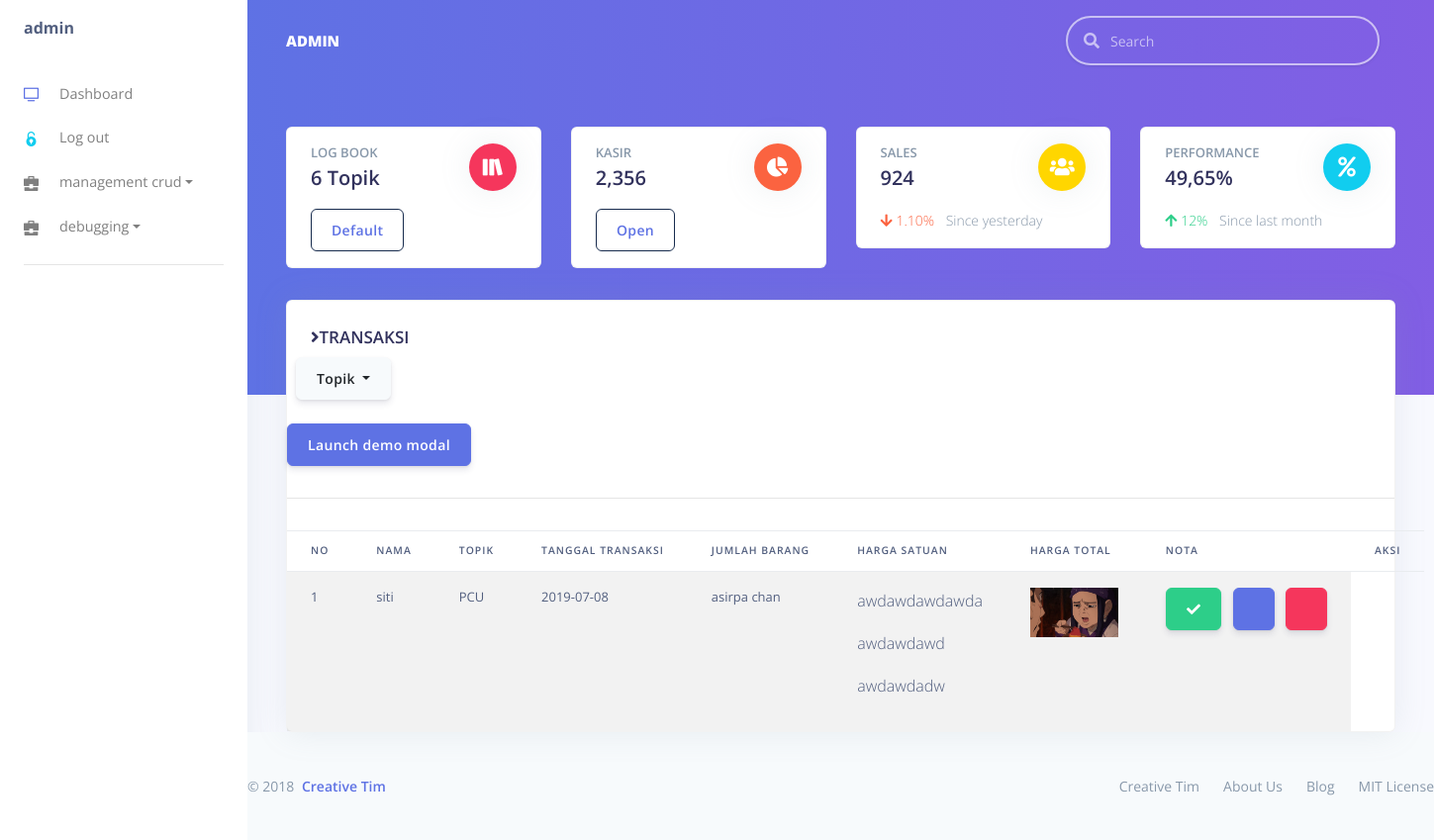
The page /pages/admin/index.php?p=pcu (signed in) on the database its author committed.
### tables this page shows
CREATE TABLE `konten` (
  `id` int(11) NOT NULL,
  `id_user` varchar(30) NOT NULL,
  `nama` varchar(100) NOT NULL,
  `topik` varchar(100) NOT NULL,
  `tanggal` date NOT NULL,
  `gambar` blob NOT NULL,
  `keterangan` varchar(100) NOT NULL,
  `deskripsi` varchar(255) NOT NULL,
  `nama_univ` varchar(50) NOT NULL,
  `periode` varchar(50) NOT NULL,
  `nama_jurusan` varchar(50) NOT NULL,
  `tanggal_periode` date NOT NULL,
  `username` varchar(50) NOT NULL
);

### pages/admin/pages/pcu.php (the view, shortened to what this page needs)
<section id="main-content">
      <section class="wrapper">
        <h3><i class="fa fa-angle-right"></i>TRANSAKSI</h3>
        <div class="row">
          <button class="btn btn-secondary dropdown-toggle" type="button" id="dropdownMenuButton" data-toggle="dropdown" aria-haspopup="true" aria-expanded="false">
    Topik
  </button>
</div>
        </div>
        <div class="row mt">
          <div class="col-md-12">
            <div class="content-panel">
              <table class="table table-striped table-advance table-hover">
                <form action="cetakmorfologi.php" method="post">
<button type="button" class="btn btn-primary" data-toggle="modal" data-target="#exampleModal">
  Launch demo modal
</button>
                <hr>
                <thead>
                  <tr>
                    <th>no</th>
                    <th>nama</th>
                    <th>topik</th>
                    <th>tanggal transaksi</th>
                    <th>jumlah barang</th>
                    <th>harga satuan</th>
                    <th>harga total</th>
                    <th>nota</th>
                    <th>aksi</th>
                  </tr>
                </thead>
                <?php
                include '../../config/koneksi.php';
            $no = 0;
            $data=$koneksi->query("SELECT * FROM konten where topik='PCU'");
            while($m=mysqli_fetch_array($data)){
            $no++;
          ?>
                <tbody>
                  <tr>
                    <td scope="row"><?php echo $no;?></a>
                    </td>
                    <td><?php echo $m['nama']; ?></td>
                    <td><?php echo $m['topik']; ?></td>
                    <td><?php echo $m['tanggal']; ?></td>
                    <td><?php echo $m['keterangan'];?></td>
                    <td><?php echo $m['deskripsi'];?></td>
                    <td><img src="../../function/user/images/<?php echo $m['gambar'];?>" height="50"></td>
                    <td>
                      <button class="btn btn-success btn-xs"><i class="fa fa-check"></i></button>
                      <button class="btn btn-primary btn-xs"><i class="fa fa-pencil"></i></button>
                      <button class="btn btn-danger btn-xs"><i class="fa fa-trash-o "></i></button>
                    </td>
                  </tr>
                 <?php
        }
                 ?>
                </tbody>
              </table>
            </div>
          </div>
        </div>

### rows shown on the page
konten: nama "siti", topik "PCU", tanggal "2019-07-08", keterangan "asirpa chan", deskripsi "awdawdawdawda awdawdawd awdawdadw", gambar (picture)

### other values the page prints
$_SESSION['username'] "admin"
$_SESSION['username'] "ADMIN"
